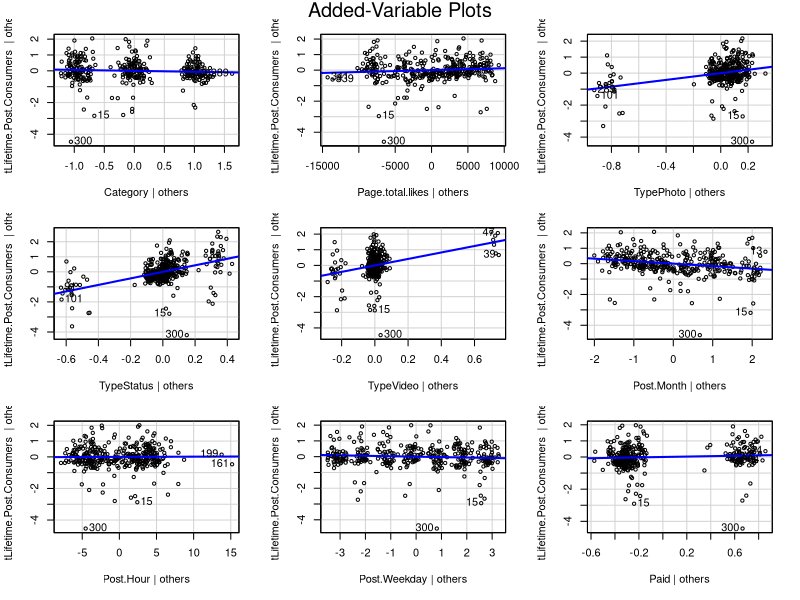
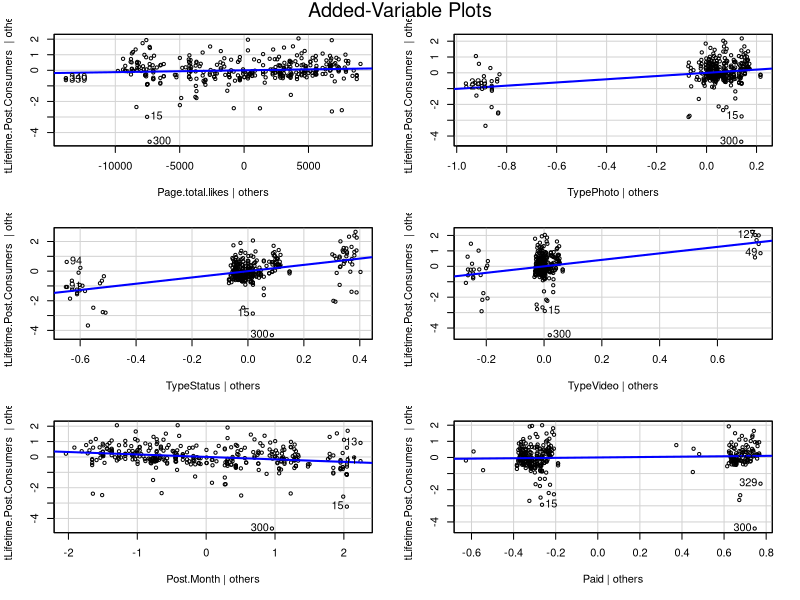
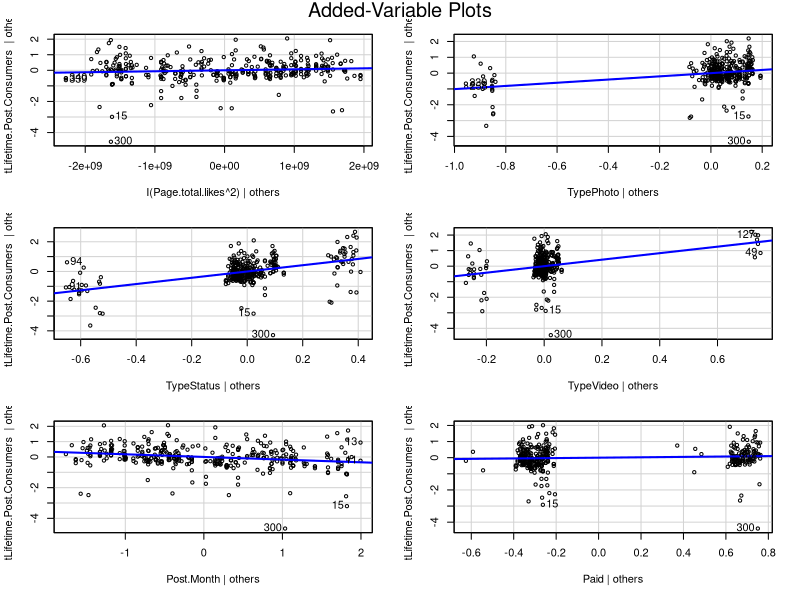
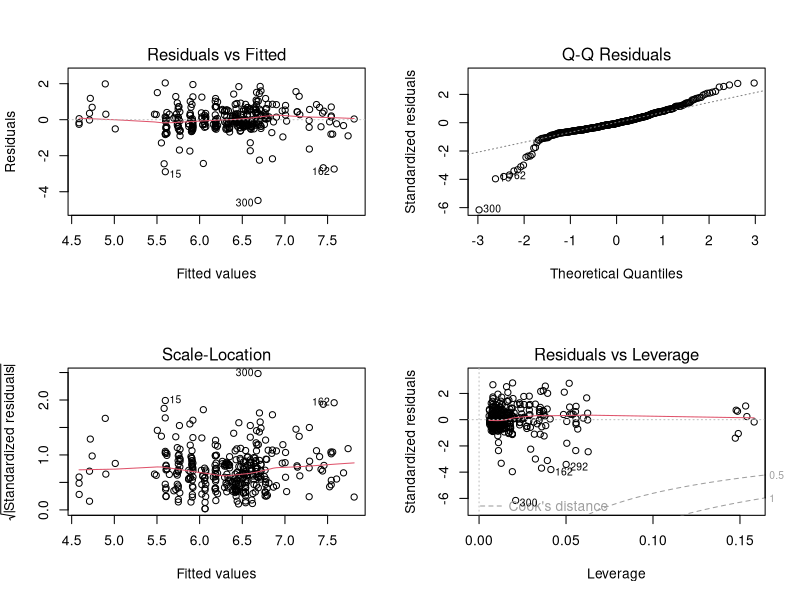

The R script that drew these images, in order:
## ---- chunk 1
library(car)
library(glmnet)
library(caret)
library(tidyverse)
library(GGally)
model_df <- read.csv('./facebook_updated.csv')
## ---- chunk 2
train_df <- model_df %>% filter(obs_type == 'Training') %>% select(c(Lifetime.Post.Consumers, Category, Page.total.likes, Type, Post.Month, Post.Hour, Post.Weekday, Paid))
# transform on numerical variables only
transform <- train_df %>% select(c(Lifetime.Post.Consumers, Page.total.likes)) 

boxcox_result <- preProcess(transform, method = "BoxCox")
boxcox_result

# only log transform on `Lifetime.Post.Consumers`
# `Page.total.likes**2` does not normalize distribution according to histogram... 
# ... Keep Page.total.likes as original form currently
t_train_df<-train_df %>% mutate(tLifetime.Post.Consumers=log(Lifetime.Post.Consumers))

## ---- chunk 3
#fit the full model with all predictors
full_model<-lm(
    tLifetime.Post.Consumers ~ Category + Page.total.likes + Type +
      Post.Month + Post.Hour + Post.Weekday + Paid, data = t_train_df)
#examine full model regression
summary(full_model)
## ---- chunk 4
# added variable plots
avPlots(full_model)
# variance inflation factors
vif(full_model)
## ---- chunk 5

stepwise_model <- step(full_model, direction = "both")

#result shows that the lowest AIC model is...
#...tLifetime.Post.Consumers ~ Page.total.likes + Type + Post.Month + ...
#...Paid

## ---- chunk 6

reduced_model<-lm(tLifetime.Post.Consumers~Page.total.likes + Type + Post.Month+Paid, data=t_train_df)
summary(reduced_model)
# added variable plots
avPlots(reduced_model)
# variance inflation factors
vif(reduced_model)

## ---- chunk 7
anova(full_model, reduced_model)
#Insignificant p-value of F-test indicates excluding these predictors may not affect the model fit...
#... The reduced model may be better fit than full model given lower AIC and insignificant Partial... #... F-test
## ---- chunk 8
#fit the full model with all predictors with transformation on Page.total.likes
full_model_2<-lm(
    tLifetime.Post.Consumers ~ Category +Page.total.likes+ I(Page.total.likes^2) + Type +
      Post.Month + Post.Hour + Post.Weekday + Paid, data = t_train_df)
stepwise_model_2 <- step(full_model_2, direction = "both")

reduced_model_2<-lm(tLifetime.Post.Consumers ~ I(Page.total.likes^2) + Type + Post.Month + 
    Paid, data=t_train_df)

#Perform 4 steps by removing some variables
#The final model includes "I(Page.total.likes^2)", "Type","Post.Month","Paid"
#The final LOWEST AIC is -201.93, which is smaller than the first stepwide_model
#Therefore, the reduced_model_2 may be a better fit than reduced_model

## ---- chunk 9
#examine reduced_model_2
summary(reduced_model_2)
vif(reduced_model_2)
avPlots(reduced_model_2)
## ---- chunk 10

anova(full_model, reduced_model_2)

#Insignificant p-value of F-test indicates excluding these predictors may not affect the model fit...
#... The reduced model 2 may be better fit than full model given lower AIC and insignificant Partial... #... F-test

## ---- chunk 11

sprintf(paste("BIC of full model", BIC(full_model)))
sprintf(paste("BIC of 1st reduced model", BIC(reduced_model)))
sprintf(paste("BIC of 2ed reduced model", BIC(reduced_model_2)))

## ---- chunk 12
par(mfrow=c(2,2)) 
plot(reduced_model_2)
